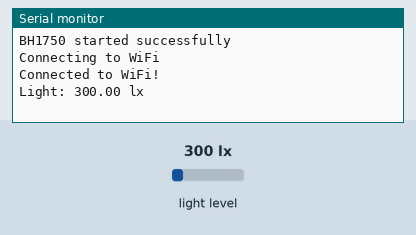
Simulated run of this sketch. Board: Arduino MKR. Shown: the last lines printed to the serial monitor. The test bench sets the inputs (shaded band); at power-on: light level 300 lx. WiFi joins after 1.5 s; servers stay silent unless stated; web services answer with replies made up by the test bench.

Above: at 4.7 s.
4.8 s: light level set to 500 lx
At 7.7 s:
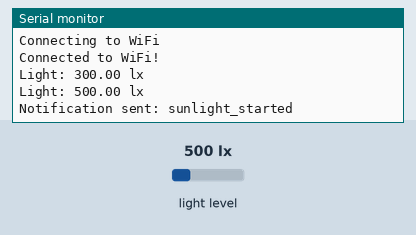
8.6 s: light level set to 40 lx
At 12.2 s:
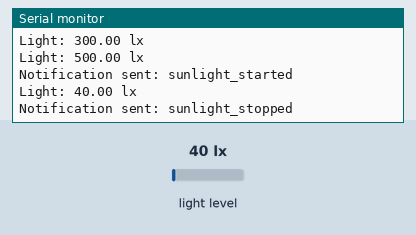
Timing chart, 0 to 13.7 s (numbered marks = the images above; inputs shaded):
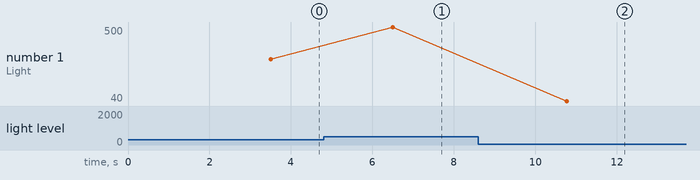

Measured:
- after the input at 4.8 s, the serial monitor: prints a new line after 1.7 s (image 1)
- after the input at 8.6 s, the serial monitor: prints a new line after 2.2 s (image 2)
- plotted number 1: 300 → 500 after the input at 4.8 s, 500 → 40 after the input at 8.6 s

The sketch:

Task3.1Trigger.ino
```cpp
#include <WiFiNINA.h>
#include <Wire.h>
#include <BH1750.h>

char ssid[] = "RicardoMilos";
char pass[] = "blablabla";

const char* host = "maker.ifttt.com";
String key = "dQYL4ClsCuguswV-XWtqZm";

// IFTTT event names
String sunlightOnEvent = "sunlight_started";
String sunlightOffEvent = "sunlight_stopped";

WiFiClient client;
BH1750 lightMeter;


float lightThreshold = 300.0;


bool sunlightDetected = false;

void connectWiFi() {
  Serial.print("Connecting to WiFi");

  while (WiFi.begin(ssid, pass) != WL_CONNECTED) {
    Serial.print(".");
    delay(2000);
  }

  Serial.println();
  Serial.println("Connected to WiFi!");
}

void sendIFTTTEvent(String eventName, String value1) {
  if (client.connect(host, 80)) {
    String url = "/trigger/" + eventName + "/with/key/" + key + "?value1=" + value1;

    client.println("GET " + url + " HTTP/1.1");
    client.println("Host: maker.ifttt.com");
    client.println("Connection: close");
    client.println();

    Serial.print("Notification sent: ");
    Serial.println(eventName);
  } else {
    Serial.println("Connection to IFTTT failed");
  }

  delay(1000);
  while (client.available()) {
    client.read();
  }
  client.stop();
}

void setup() {
  Serial.begin(9600);
  delay(2000);

  Wire.begin();

  if (lightMeter.begin()) {
    Serial.println("BH1750 started successfully");
  } else {
    Serial.println("Error starting BH1750");
    while (1);
  }

  connectWiFi();
}

void loop() {
  float lux = lightMeter.readLightLevel();

  Serial.print("Light: ");
  Serial.print(lux);
  Serial.println(" lx");

  // Sunlight started
  if (lux > lightThreshold && sunlightDetected == false) {
    sunlightDetected = true;
    sendIFTTTEvent(sunlightOnEvent, "Sunlight started. Lux = " + String(lux));
  }

  // Sunlight stopped
  else if (lux <= lightThreshold && sunlightDetected == true) {
    sunlightDetected = false;
    sendIFTTTEvent(sunlightOffEvent, "Sunlight stopped. Lux = " + String(lux));
  }

  delay(3000);
}
```
